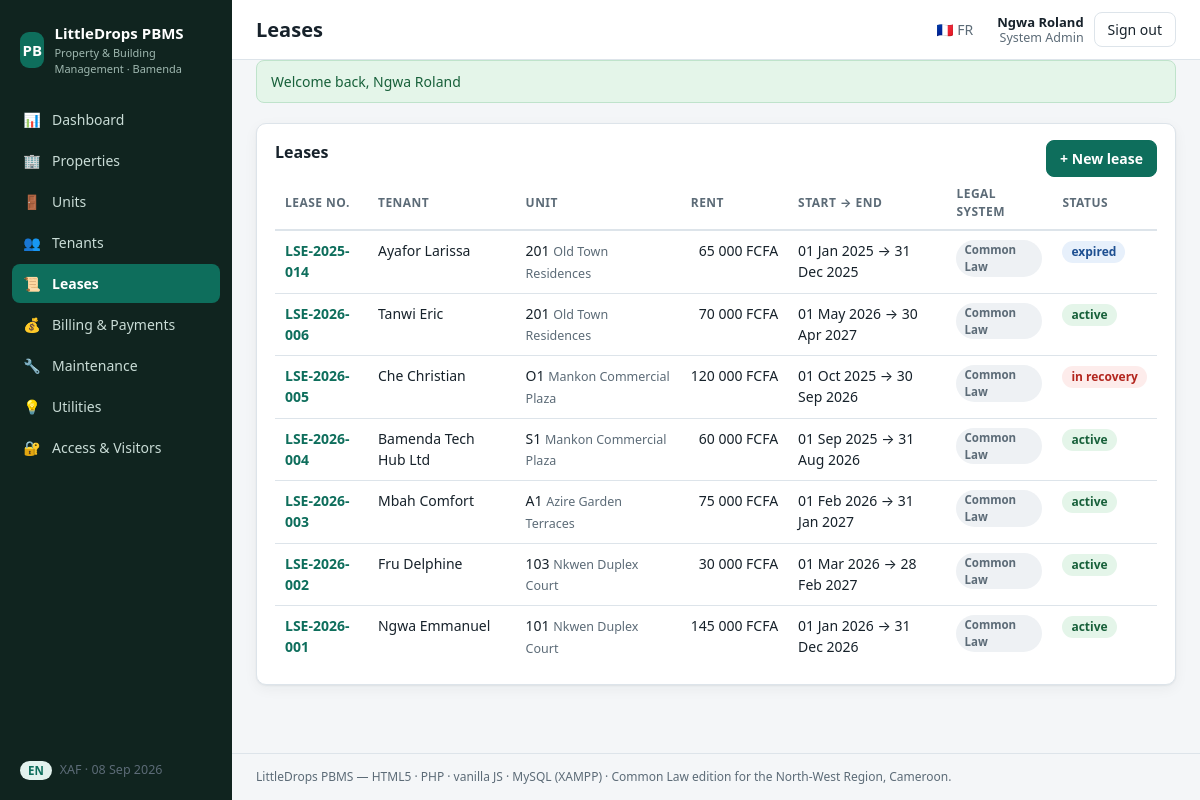
The app's page /index.php?r=leases (signed in) with its own data.
### tables this page shows
CREATE TABLE IF NOT EXISTS leases (
  id             INT UNSIGNED AUTO_INCREMENT PRIMARY KEY,
  code           VARCHAR(20) NOT NULL UNIQUE,    
  unit_id        INT UNSIGNED NOT NULL,
  tenant_id      INT UNSIGNED NOT NULL,
  start_date     DATE NOT NULL,
  end_date       DATE NOT NULL,
  rent_xaf       BIGINT UNSIGNED NOT NULL,
  billing_cycle  ENUM('monthly','quarterly','annually') NOT NULL DEFAULT 'monthly',
  rent_type      ENUM('fixed','dynamic') NOT NULL DEFAULT 'fixed',
  escalation_pct DECIMAL(5,2) NULL,              
  escalation_interval_months SMALLINT UNSIGNED NULL,
  grace_days     SMALLINT UNSIGNED NOT NULL DEFAULT 7,
  penalty_pct    DECIMAL(5,2)  NOT NULL DEFAULT 5.00,
  deposit_xaf    BIGINT UNSIGNED NOT NULL DEFAULT 0,
  deposit_paid   TINYINT(1) NOT NULL DEFAULT 0,
   
  legal_system   ENUM('common_law','civil_law') NOT NULL DEFAULT 'common_law',
  jurisdiction   VARCHAR(160) NOT NULL DEFAULT 'Bamenda, North-West Region, Cameroon',
  notice_to_quit_days SMALLINT UNSIGNED NOT NULL DEFAULT 30,
  status         ENUM('draft','active','expired','terminated','in_recovery') NOT NULL DEFAULT 'draft',
  signed_at      DATETIME NULL,
  witness_1      VARCHAR(120) NULL,
  witness_2      VARCHAR(120) NULL,
  stamp_duty_paid TINYINT(1) NOT NULL DEFAULT 0,
  notes          TEXT NULL,
  created_at     DATETIME NOT NULL DEFAULT CURRENT_TIMESTAMP,
  CONSTRAINT fk_leases_unit FOREIGN KEY (unit_id) REFERENCES units(id)
    ON DELETE RESTRICT ON UPDATE CASCADE,
  CONSTRAINT fk_leases_tenant FOREIGN KEY (tenant_id) REFERENCES tenants(id)
    ON DELETE RESTRICT ON UPDATE CASCADE,
  INDEX idx_leases_status (status)
);

CREATE TABLE IF NOT EXISTS tenants (
  id             INT UNSIGNED AUTO_INCREMENT PRIMARY KEY,
  user_id        INT UNSIGNED NULL,              
  kind           ENUM('individual','corporate') NOT NULL DEFAULT 'individual',
  name           VARCHAR(160) NOT NULL,
  email          VARCHAR(160) NULL,
  phone          VARCHAR(30)  NULL,
  alt_phone      VARCHAR(30)  NULL,
  emergency_name  VARCHAR(120) NULL,
  emergency_phone VARCHAR(30)  NULL,
  id_type        ENUM('national_id','passport','certificate_incorporation','residence_permit') NULL,
  id_number      VARCHAR(60) NULL,
  notes          TEXT NULL,
  created_at     DATETIME NOT NULL DEFAULT CURRENT_TIMESTAMP,
  CONSTRAINT fk_tenants_user FOREIGN KEY (user_id) REFERENCES users(id)
    ON DELETE SET NULL ON UPDATE CASCADE,
  INDEX idx_tenants_name (name)
);

CREATE TABLE IF NOT EXISTS units (
  id             INT UNSIGNED AUTO_INCREMENT PRIMARY KEY,
  building_id    INT UNSIGNED NOT NULL,
  floor_id       INT UNSIGNED NULL,
  code           VARCHAR(30) NOT NULL,
  unit_type      ENUM('apartment','duplex','studio','shop','office','store','duplex_flat','self_contain') NOT NULL DEFAULT 'apartment',
  sqm            DECIMAL(7,2) NULL,
  bedrooms       TINYINT UNSIGNED NULL,
  bathrooms      TINYINT UNSIGNED NULL,
  market_rent_xaf BIGINT UNSIGNED NOT NULL DEFAULT 0,
  status         ENUM('vacant','leased','under_maintenance','reserved','out_of_service') NOT NULL DEFAULT 'vacant',
  amenities      TEXT NULL,                      
  condition_report TEXT NULL,                    
  created_at     DATETIME NOT NULL DEFAULT CURRENT_TIMESTAMP,
  CONSTRAINT fk_units_building FOREIGN KEY (building_id) REFERENCES buildings(id)
    ON DELETE CASCADE ON UPDATE CASCADE,
  CONSTRAINT fk_units_floor FOREIGN KEY (floor_id) REFERENCES floors(id)
    ON DELETE SET NULL ON UPDATE CASCADE,
  UNIQUE KEY uq_unit_code_per_building (building_id, code),
  INDEX idx_units_status (status)
);

CREATE TABLE IF NOT EXISTS buildings (
  id           INT UNSIGNED AUTO_INCREMENT PRIMARY KEY,
  portfolio_id INT UNSIGNED NOT NULL,
  name         VARCHAR(120) NOT NULL,
  quarter      VARCHAR(80)  NOT NULL,            
  city         VARCHAR(80)  NOT NULL DEFAULT 'Bamenda',
  region       VARCHAR(80)  NOT NULL DEFAULT 'North-West',
  address      VARCHAR(200) NULL,
  lat          DECIMAL(10,7) NULL,
  lng          DECIMAL(10,7) NULL,
  created_at   DATETIME NOT NULL DEFAULT CURRENT_TIMESTAMP,
  CONSTRAINT fk_buildings_portfolio FOREIGN KEY (portfolio_id) REFERENCES portfolios(id)
    ON DELETE RESTRICT ON UPDATE CASCADE,
  INDEX idx_buildings_quarter (quarter)
);

### core/View.php (called while the page is built, shortened)
<?php
final class View
{
    public static function render(string $template, array $data = [], ?string $layout = 'app'): string
    {
        $php = self::resolve($template);
        extract($data, EXTR_SKIP);
        require $php;
        $content = (string) ob_get_clean();
        if ($layout !== null) {
            $content = (string) ob_get_clean();
        }
        return $content;
    }
    private static function resolve(string $template): string
    {
        [$module, $view] = explode('::', $template, 2);
        $file = dirname(__DIR__) . "/modules/$module/Views/" . str_replace(['..', '\\'], '', $view) . '.php';
        return $file;
    }
}

### modules/Leases/Controllers/LeaseController.php (called while the page is built, shortened)
<?php
final class LeaseController extends Controller
{
    public function index(): void
    {
        $this->view('Leases::index', [
            'title'    => t('lease.title'),
            'leases'   => Lease::all(),
            'units'    => Unit::leasable(),
            'tenants'  => Tenant::options(),
        ]);
    }
}

### index.php (called while the page is built, shortened)
<?php
$router = new Core\Router();
$router->loadModules();
$router->dispatch(Core\Request::route());

### core/Auth.php (called while the page is built, shortened)
<?php
final class Auth
{
    public static function locale(): string
    {
        return $_SESSION['locale'] ?? Config::get('app.locale', 'en');
    }
}

### core/helpers.php (called while the page is built, shortened)
<?php
function url(string $path = ''): string
{
    $path = ltrim($path, '/');
    $base = rtrim(dirname($_SERVER['SCRIPT_NAME'] ?? '/'), '/\\');
    return $path === '' ? $base . '/' : $base . "/index.php?r=" . urlencode($path);
}
function e(?string $s): string
{
    return htmlspecialchars((string) $s, ENT_QUOTES | ENT_SUBSTITUTE, 'UTF-8');
}
function t(string $key, array $replace = []): string
{
    static $dict = null;
    $dict ??= require __DIR__ . '/translations.php';
    $locale = \Core\Auth::locale();
    $text = $dict[$locale][$key] ?? $dict['en'][$key] ?? $key;
    return $text;
}
function fmt_xaf($amount): string
{
    return number_format((float) $amount, 0, ',', ' ') . ' FCFA';
}
function fmt_date(?string $date): string
{
    $ts = strtotime($date);
    return $ts ? date('d M Y', $ts) : $date;
}
function badge(string $status): string
{
    $s = strtolower(str_replace(' ', '-', $status));
    $green  = ['leased', 'active', 'paid', 'resolved', 'closed', 'confirmed', 'approved'];
    $amber  = ['reserved', 'partial', 'pending', 'assigned', 'in_progress', 'notice_to_quit_issued', 'demand_letter'];
    $red    = ['under-maintenance', 'out-of-service', 'unpaid', 'in_recovery', 'urgent', 'failed', 'notice_expired', 'enforcement'];
    if (in_array($s, $green, true)) {
        return 'badge badge-green';
    }
    if (in_array($s, $red, true)) {
        return 'badge badge-red';
    }
    return 'badge badge-blue';
}

### core/Config.php (called while the page is built, shortened)
<?php
final class Config
{
    private static ?array $data = null;
    public static function load(): array
    {
        if (self::$data !== null) {
            return self::$data;
        }
        self::$data = [
            'app' => [
                'name'      => 'LittleDrops PBMS',
                'tagline'   => 'Property & Building Management · Bamenda, Cameroon',
                'locale'    => 'en',
                'timezone'  => 'Africa/Douala',
            ],
            'db' => [
                'driver'    => 'mysql',
                'host'      => '127.0.0.1',
                'port'      => 3306,
                'database'  => 'pbms',
                'username'  => 'root',
                'password'  => '',
                'charset'   => 'utf8mb4',
            ],
            'legal' => [
                'default_legal_system' => 'common_law',
                'default_jurisdiction' => 'Bamenda, North-West Region, Cameroon',
                'default_notice_days'  => 30,
                'late_fee_penalty_pct' => 5.00,
                'late_fee_grace_days'  => 7,
            ],
            'modules' => ['Auth', 'Dashboard', 'Properties', 'Tenants', 'Leases', 'Billing', 'Maintenance', 'Utilities', 'Access'],
        ];
        return self::$data;
    }
    public static function get(string $path, $default = null)
    {
        $node = self::load();
        foreach (explode('.', $path) as $key) {
            $node = $node[$key];
        }
        return $node;
    }
}

### core/Database.php (called while the page is built, shortened)
<?php
final class Database
{
    private static ?PDO $pdo = null;
    public static function pdo(): PDO
    {
        if (self::$pdo === null) {
            $db  = Config::get('db');
            $dsn = sprintf(
                'mysql:host=%s;port=%d;dbname=%s;charset=%s',
                $db['host'],
                (int) $db['port'],
                $db['database'],
                $db['charset']
            );
            self::$pdo = new PDO($dsn, $db['username'], $db['password'], [
                PDO::ATTR_ERRMODE            => PDO::ERRMODE_EXCEPTION,
                PDO::ATTR_DEFAULT_FETCH_MODE => PDO::FETCH_ASSOC,
                PDO::ATTR_EMULATE_PREPARES   => false,
            ]);
        }
        return self::$pdo;
    }
    public static function run(string $sql, array $params = []): PDOStatement
    {
        $st = self::pdo()->prepare($sql);
        $st->execute($params);
        return $st;
    }
    public static function rows(string $sql, array $params = []): array
    {
        return self::run($sql, $params)->fetchAll();
    }
}

### modules/Leases/Models/Lease.php (called while the page is built, shortened)
<?php
final class Lease
{
    public static function all(): array
    {
        return Database::rows(
            'SELECT l.*, u.code AS unit_code, u.building_id, b.name AS building_name, b.quarter,
                    tn.name AS tenant_name
               FROM leases l
               JOIN units u ON u.id = l.unit_id
               JOIN buildings b ON b.id = u.building_id
               JOIN tenants tn ON tn.id = l.tenant_id
              ORDER BY l.created_at DESC, l.id DESC'
        );
    }
}

### modules/Leases/Views/index.php (the view, shortened to what this page needs)
<section class="panel">
  <div class="panel-head">
    <h2><?= e(t('lease.title')) ?></h2>
    <details class="dropdown">
      <summary class="btn btn-primary">+ <?= e(t('lease.add')) ?></summary>
    </details>
  </div>
  <table class="table">
    <thead><tr>
      <th><?= e(t('lease.code')) ?></th>
      <th><?= e(t('lease.tenant')) ?></th>
      <th><?= e(t('lease.unit')) ?></th>
      <th><?= e(t('lease.rent')) ?></th>
      <th><?= e(t('lease.start')) ?> → <?= e(t('lease.end')) ?></th>
      <th><?= e(t('lease.legal_system')) ?></th>
      <th><?= e(t('common.status')) ?></th>
    </tr></thead>
    <tbody>
      <?php foreach ($leases as $l): ?>
      <tr>
        <td><a href="<?= e(url('leases/' . $l['id'])) ?>"><strong><?= e($l['code']) ?></strong></a></td>
        <td><?= e($l['tenant_name']) ?></td>
        <td><?= e($l['unit_code']) ?> <span class="muted"><?= e($l['building_name']) ?></span></td>
        <td class="num"><?= e(fmt_xaf($l['rent_xaf'])) ?></td>
        <td><?= e(fmt_date($l['start_date'])) ?> → <?= e(fmt_date($l['end_date'])) ?></td>
        <td><span class="pill"><?= e($l['legal_system'] === 'common_law' ? 'Common Law' : 'Civil Law') ?></span></td>
        <td><span class="<?= e(badge($l['status'])) ?>"><?= e(str_replace('_', ' ', $l['status'])) ?></span></td>
      </tr>
      <?php endforeach; ?>
    </tbody>
  </table>
</section>

### core/Router.php (shortened to what this page needs)
<?php
final class Router
{
    private array $routes = [];
    public function add(string $method, string $pattern, callable|array $handler): void
    {
        if (is_array($handler)) {
            [$class, $action] = $handler;
            $handler = static fn(array $params): mixed => (new $class())->{$action}($params);
        }
        $this->routes[strtoupper($method)][] = [$pattern, $handler];
    }
    public function dispatch(string $route): void
    {
        $method = Request::method();
        $route  = trim($route, '/');
        foreach ($this->routes[$method] ?? [] as [$pattern, $handler]) {
            $regex = '#^' . preg_replace('#\{(\w+)\}#', '(?P<$1>[^/]+)', $pattern) . '$#';
            if (preg_match($regex, $route, $m)) {
                $params = array_filter($m, 'is_string', ARRAY_FILTER_USE_KEY);
                $handler($params);
                return;
            }
        }
    }
}

### assets/css/app.css (style rules this page uses)
:root { --bg: #f4f6f8; --panel: #ffffff; --ink: #17222b; --muted: #5c6b77; --line: #dde4ea; --brand: #0e6e5c; --brand-ink: #ffffff; --brand-soft: #e3f2ee; --danger: #b3261e; --danger-soft: #fdeceb; --amber-soft: #fff4dc; --green-soft: #e4f5e9; --blue-soft: #e7f0fb; --radius: 10px; --shadow: 0 1px 2px rgba(23, 34, 43, .06), 0 4px 14px rgba(23, 34, 43, .05); --mono: "Consolas", "Menlo", monospace; }
* { box-sizing: border-box; }
html, body { margin: 0; padding: 0; }
body { font: 15px/1.5 system-ui, -apple-system, "Segoe UI", Roboto, Arial, sans-serif; background: var(--bg); color: var(--ink); }
a { color: var(--brand); text-decoration: none; }
.panel { background: var(--panel); border: 1px solid var(--line); border-radius: var(--radius); box-shadow: var(--shadow); padding: 16px 18px; }
.panel-head { display: flex; justify-content: space-between; align-items: flex-start; gap: 12px; flex-wrap: wrap; }
.panel h2 { font-size: 16px; margin: 0 0 10px; }
.table { width: 100%; border-collapse: collapse; font-size: 14px; }
.table th { text-align: left; font-size: 12px; text-transform: uppercase; letter-spacing: .04em; color: var(--muted); border-bottom: 2px solid var(--line); padding: 8px 10px; }
.table td { padding: 9px 10px; border-bottom: 1px solid var(--line); vertical-align: top; }
.table tr:last-child td { border-bottom: none; }
.table .num { text-align: right; font-variant-numeric: tabular-nums; white-space: nowrap; }
.muted { color: var(--muted); font-size: 12.5px; }
.badge { display: inline-block; padding: 2px 9px; border-radius: 999px; font-size: 12px; font-weight: 600; white-space: nowrap; }
.badge-green { background: var(--green-soft); color: #17603a; }
.badge-red { background: var(--danger-soft); color: var(--danger); }
.badge-blue { background: var(--blue-soft); color: #1d4f91; }
.pill { display: inline-block; padding: 1px 8px; border-radius: 999px; font-size: 11.5px; background: #eef1f4; color: var(--muted); font-weight: 600; }
.btn { display: inline-flex; align-items: center; gap: 6px; cursor: pointer; background: #fff; color: var(--ink); border: 1px solid var(--line); border-radius: 8px; padding: 7px 13px; font-size: 14px; font-family: inherit; }
.btn-primary { background: var(--brand); border-color: var(--brand); color: var(--brand-ink); font-weight: 600; }
details.dropdown { position: relative; }
details.dropdown > summary { list-style: none; }

### records on screen
leases: code "LSE-2025-014", tenant.name "Ayafor Larissa", unit.code "201", buildings.name "Old Town Residences", rent_xaf "65 000 FCFA", start_date "01 Jan 2025", end_date "31 Dec 2025", legal_system "Common Law", status "expired"
leases: code "LSE-2026-006", tenant.name "Tanwi Eric", unit.code "201", buildings.name "Old Town Residences", rent_xaf "70 000 FCFA", start_date "01 May 2026", end_date "30 Apr 2027", legal_system "Common Law", status "active"
leases: code "LSE-2026-005", tenant.name "Che Christian", unit.code "O1", buildings.name "Mankon Commercial Plaza", rent_xaf "120 000 FCFA", start_date "01 Oct 2025", end_date "30 Sep 2026", legal_system "Common Law", status "in recovery"
leases: code "LSE-2026-004", tenant.name "Bamenda Tech Hub Ltd", unit.code "S1", buildings.name "Mankon Commercial Plaza", rent_xaf "60 000 FCFA", start_date "01 Sep 2025", end_date "31 Aug 2026", legal_system "Common Law", status "active"
leases: code "LSE-2026-003", tenant.name "Mbah Comfort", unit.code "A1", buildings.name "Azire Garden Terraces", rent_xaf "75 000 FCFA", start_date "01 Feb 2026", end_date "31 Jan 2027", legal_system "Common Law", status "active"
leases: code "LSE-2026-002", tenant.name "Fru Delphine", unit.code "103", buildings.name "Nkwen Duplex Court", rent_xaf "30 000 FCFA", start_date "01 Mar 2026", end_date "28 Feb 2027", legal_system "Common Law", status "active"
leases: code "LSE-2026-001", tenant.name "Ngwa Emmanuel", unit.code "101", buildings.name "Nkwen Duplex Court", rent_xaf "145 000 FCFA", start_date "01 Jan 2026", end_date "31 Dec 2026", legal_system "Common Law", status "active"

### other values on screen
$icon "📊"
$label "Dashboard"
$icon "🏢"
$label "Properties"
$icon "🚪"
$label "Units"
$icon "👥"
$label "Tenants"
$icon "📜"
$label "Leases"
$icon "💰"
$label "Billing & Payments"
$icon "🔧"
$label "Maintenance"
$icon "💡"
